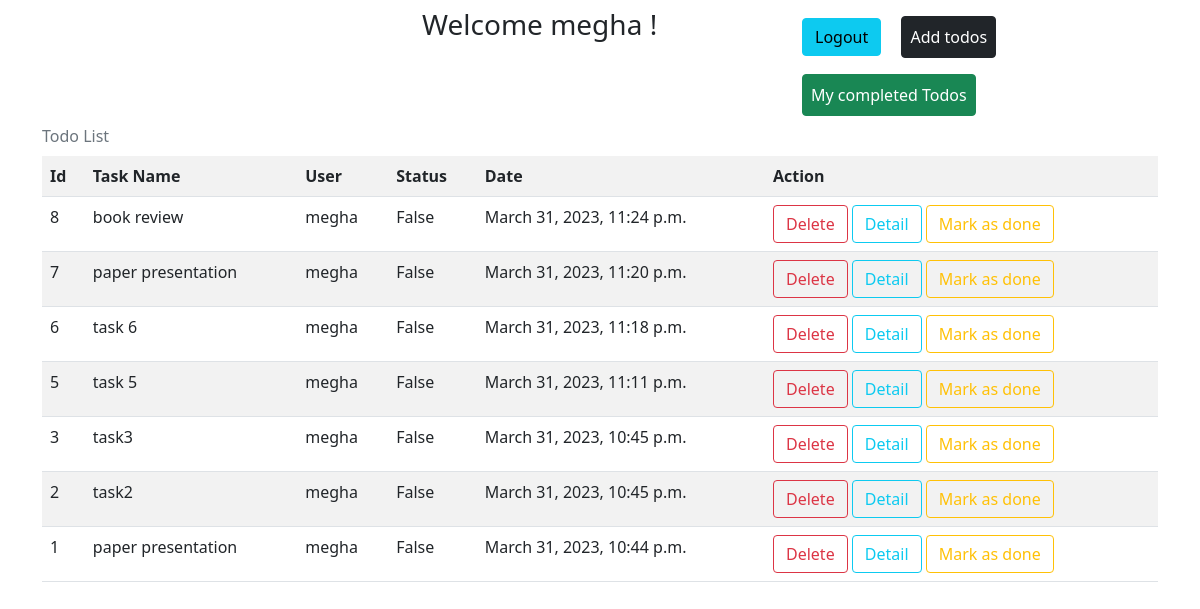
The app's page /todos/all/ (signed in) with its own data.
### tasks/models.py (models this page shows, shortened)
class Todo(models.Model):
    task_name = models.CharField(max_length=200)
    user = models.ForeignKey(User,on_delete=models.CASCADE)
    status = models.BooleanField(default=False)
    date = models.DateTimeField(auto_now_add=True)

### tasks/views.py (the view)
# urls.py: path('todos/all/',views.TodoListView.as_view(),name="todo-list"),
class TodoListView(View):
    def get(self,request,*args,**kwargs):
        qs = Todo.objects.filter(status=False,user=request.user).order_by("-date")
        return render(request,"todo-list.html",{"todos":qs})

### tasks/templates/todo-list.html (shortened to what this page needs)
<!DOCTYPE html>
<html lang="en">
<head>
    <link href="https://cdn.jsdelivr.net/npm/bootstrap@5.0.2/dist/css/bootstrap.min.css" rel="stylesheet">
</head>
<body>
    <div class="container">
        <div class="row">
            <div class="col-4 mt-2">
            </div>
            <div class="col-4">
                <h3 class="mt-2 ">Welcome {{request.user}} !</h3>
            </div>
            <div class="col-4">
                <a href="{%url 'signout'%}" class="btn btn-info">Logout</a>
                <a href="{%url 'todo-add'%}" class="btn btn-dark p-2 m-3">Add todos</a>
                <a href="{%url 'completed-list'%}" class="btn btn-success p-2">My completed Todos</a>
            </div>
        </div>
        <table class="table table-striped">
            <caption class="caption-top">Todo List</caption>
            <tr>
                <th>Id</th>
                <th>Task Name</th>
                <th>User</th>
                <th>Status</th>
                <th>Date</th>
                <th>Action</th>
            </tr>
            {%for t in todos%}
              <tr>
                <td>{{t.id}}</td>
                <td>{{t.task_name}}</td>
                <td>{{t.user}}</td>
                <td>{{t.status}}</td>
                <td>{{t.date}}</td>
                <td>
                    <a href="{%url 'todo-delete' t.id%}" class="btn btn-outline-danger">Delete</a>
                    <a href="{%url 'todo-detail' t.id%}" class="btn btn-outline-info">Detail</a>
                    <a href="{%url 'todo-edit' t.id%}" class="btn btn-outline-warning">Mark as done</a>
                </td>
              </tr>
            {%endfor%}
        </table>
    </div>
</body>
</html>

### records on screen
Todo: id "8", task_name "book review", user "megha", status "False", date "March 31, 2023, 11:24 p.m."
Todo: id "7", task_name "paper presentation", user "megha", status "False", date "March 31, 2023, 11:20 p.m."
Todo: id "6", task_name "task 6", user "megha", status "False", date "March 31, 2023, 11:18 p.m."
Todo: id "5", task_name "task 5", user "megha", status "False", date "March 31, 2023, 11:11 p.m."
Todo: id "3", task_name "task3", user "megha", status "False", date "March 31, 2023, 10:45 p.m."
Todo: id "2", task_name "task2", user "megha", status "False", date "March 31, 2023, 10:45 p.m."
Todo: id "1", task_name "paper presentation", user "megha", status "False", date "March 31, 2023, 10:44 p.m."

### other values on screen
{{ request.user }} "megha"
